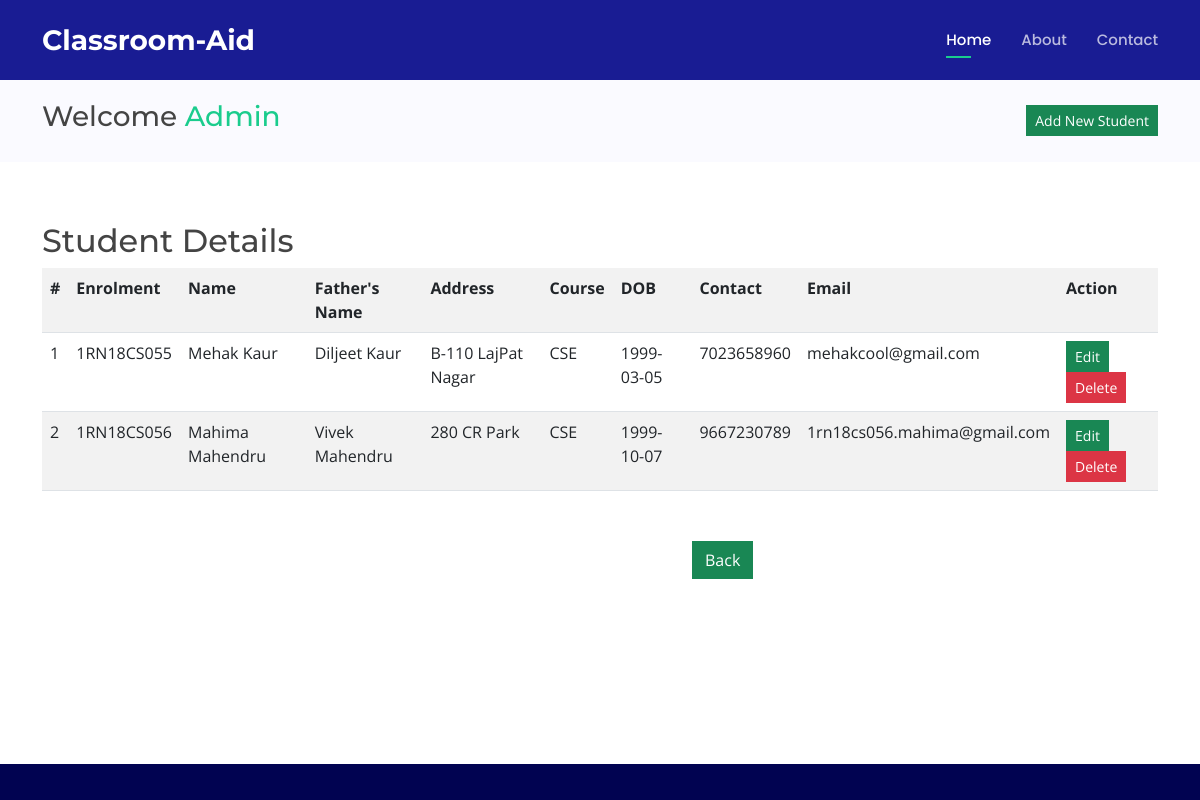
/studentdetails.php (signed in), run on an earlier commit of the app's database.
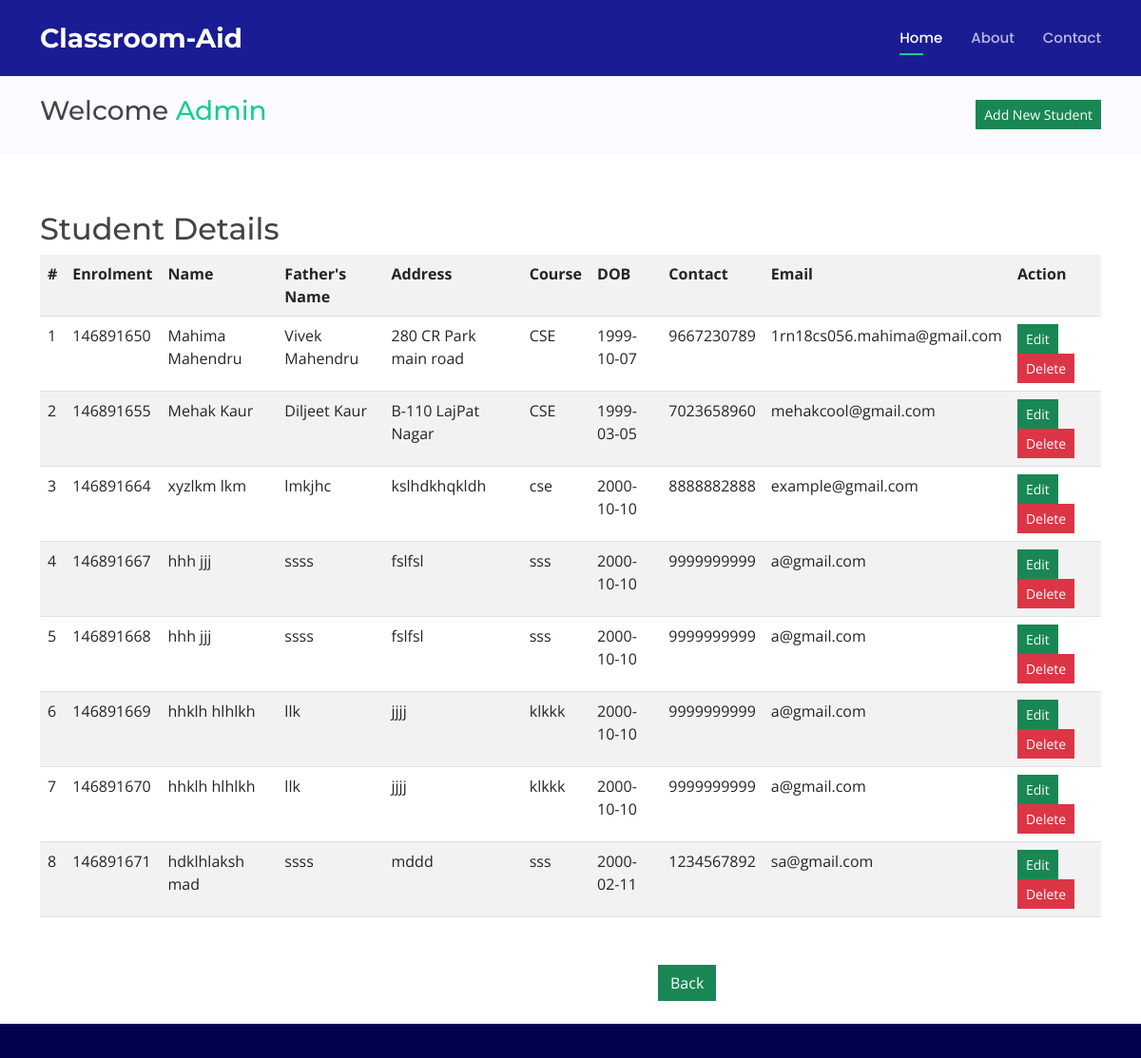
And on a later commit of the database.
### tables this page shows
CREATE TABLE `studenttable` (
  `Eno` bigint(20) NOT NULL,
  `FName` varchar(30) NOT NULL,
  `LName` varchar(30) NOT NULL,
  `FaName` varchar(30) NOT NULL,
  `Addrs` text NOT NULL,
  `Gender` varchar(6) NOT NULL,
  `Course` varchar(20) NOT NULL,
  `DOB` date NOT NULL,
  `PhNo` bigint(10) NOT NULL,
  `Pass` varchar(20) NOT NULL,
  `Eid` varchar(50) NOT NULL
);

### studentdetails.php (the view, shortened to what this page needs)
<?php include('after-login.php'); ?>
<!DOCTYPE html>
<html lang="en">
<body>
  <main id="main">
    <section class="breadcrumbs">
      <div class="container">
        <div class="d-flex justify-content-between align-items-center">
        <h3 class="page-header">Welcome <a href="welcomeadmin">Admin</a> </h3>
			<a href="addnewstudent"><button type="button" value="AddNewStudent" class="btn btn-success btn-sm" style="border-radius:0%">Add New Student</button></a>
        </div>
      </div>
    </section>
    <section class="inner-page">
      <div class="container">
      <?php
			include( "database.php" );
			$sql = "SELECT * from  studenttable";
			$result = mysqli_query( $connect, $sql );
			echo "<h2 class='page-header'>Student Details</h2>";
			echo "<table class='table table-striped table-hover' style='width:auto;margin:0px'>
				<tr>
				<th>#</th>
				<th>Enrolment</th>
				<th>Name</th>
				<th>Father's Name</th>
				<th>Address</th>
				<th>Course</th>
				<th>DOB</th>
				<th>Contact</th>
				<th>Email</th>
				<th>Action</th>
				</tr>";
				$count=1;
			while ( $row = mysqli_fetch_array( $result ) ) {
				?>
			<tr>
				<td>
					<?php echo $count;?>
				</td>
				<td>
					<?php echo $row['Eno'];?>
				</td>
				<td>
					<?php echo $row['FName'];?> <?php echo $row['LName'];?>
				</td>
				<td>
					<?php echo $row['FaName'];?>
				</td>
				<td>
					<?php echo $row['Addrs'];?>
				</td>
				<td>
					<?php echo $row['Course'];?>
				</td>
				<td>
					<?php echo $row['DOB'];?>
				</td>
				<td>
					<?php echo $row['PhNo'];?>
				</td>
				<td>
					<?php echo $row['Eid'];?>
				</td>
				<td><a href="updatestudent.php?eno=<?php echo $row['Eno']; ?>"><input type="button" Value="Edit" class="btn btn-success btn-sm" style="border-radius:0%"></a>
				<a href="studentdetails.php?deleteid=<?php echo $row['Eno']; ?>"><input type="button" Value="Delete" name="delete" class="btn btn-danger btn-sm" style="border-radius:0%"></a>
				</td>
			</tr>
			<?php $count++; } ?>
			</table>
			<a href="welcomeadmin.php"> <input type="button" Value="Back"  class="btn btn-success" style="border-radius:0%;margin-left:650px;margin-top:50px"></a>
      </div>
    </section>
  </main>
 <footer id="footer">
</footer>
</body>
</html>

### after-login.php (shortened to what this page needs)
<!DOCTYPE html>
<html lang="en">
<head>
  <link href="assets/vendor/aos/aos.css" rel="stylesheet">
  <link href="assets/vendor/bootstrap/css/bootstrap.min.css" rel="stylesheet">
  <link href="assets/vendor/bootstrap-icons/bootstrap-icons.css" rel="stylesheet">
  <link href="assets/vendor/boxicons/css/boxicons.min.css" rel="stylesheet">
  <link href="assets/vendor/glightbox/css/glightbox.min.css" rel="stylesheet">
  <link href="assets/vendor/remixicon/remixicon.css" rel="stylesheet">
  <link href="assets/vendor/swiper/swiper-bundle.min.css" rel="stylesheet">
  <link href="assets/css/style.css" rel="stylesheet">
</head>
<body>
  <header id="header" class="fixed-top d-flex align-items-center ">
    <div class="container d-flex align-items-center justify-content-between">
      <div class="logo">
        <h1><a href="index.php"><span>Classroom-Aid</span></a></h1>
          </div>
      <nav id="navbar" class="navbar">
        <ul>
          <li><a class="nav-link scrollto active" href="index.php#hero">Home</a></li>
          <li><a class="nav-link scrollto" href="index.php#details">About</a></li>
           <li><a class="nav-link scrollto" href="index.php#contact">Contact</a></li>
        </ul>
      </nav>
    </div>
  </header>

### assets/css/style.css (style rules this page uses)
body { font-family: "Open Sans", sans-serif; color: #444444; }
a { color: #1acc8d; text-decoration: none; }
h1, h2, h3, h4, h5, h6 { font-family: "Montserrat", sans-serif; }
#header { height: 80px; transition: all 0.5s; z-index: 997; transition: all 0.5s; background: rgba(1, 4, 136, 0.9); }
#header .logo h1 { font-size: 28px; margin: 0; padding: 0; line-height: 1; font-weight: 700; }
#header .logo h1 a, #header .logo h1 a:hover { color: #fff; text-decoration: none; }
.navbar { padding: 0; }
.navbar ul { margin: 0; padding: 0; display: flex; list-style: none; align-items: center; }
.navbar li { position: relative; }
.navbar a, .navbar a:focus { display: flex; align-items: center; justify-content: space-between; padding: 10px 0 10px 30px; font-size: 15px; font-weight: 500; font-family: "Poppins", sans-serif; color: rgba(255, 255, 255, 0.7); white-space: nowrap; transition: 0.3s; }
.navbar > ul > li > a:before { content: ""; position: absolute; width: 0; height: 2px; bottom: 3px; left: 30px; background-color: #1acc8d; visibility: hidden; width: 0px; transition: all 0.3s ease-in-out 0s; }
.navbar a:hover:before, .navbar li:hover > a:before, .navbar .active:before { visibility: visible; width: 25px; }
.navbar a:hover, .navbar .active, .navbar .active:focus, .navbar li:hover > a { color: #fff; }
section { padding: 60px 0; overflow: hidden; }
.breadcrumbs { padding: 20px 0; background-color: #fafaff; min-height: 40px; margin-top: 80px; }
#footer { background: #010351; padding: 10px 10px 0px 0px; color: #fff; font-size: 14px; position:fixed; bottom:0; height:36px; width:100%; }

What changed in the data, as far as the page shows it:
removed studenttable: Eno "1RN18CS055", FName "Mehak", LName "Kaur", FaName "Diljeet Kaur", Addrs "B-110 LajPat Nagar", Course "CSE", DOB "1999-03-05", PhNo "7023658960", Eid "mehakcool@gmail.com"
removed studenttable: Eno "1RN18CS056", FName "Mahima", LName "Mahendru", FaName "Vivek Mahendru", Addrs "280 CR Park", Course "CSE", DOB "1999-10-07", PhNo "9667230789", Eid "1rn18cs056.mahima@gmail.com"
added studenttable: Eno "146891650", FName "Mahima", LName "Mahendru", FaName "Vivek Mahendru", Addrs "280 CR Park main road", Course "CSE", DOB "1999-10-07", PhNo "9667230789", Eid "1rn18cs056.mahima@gmail.com"
added studenttable: Eno "146891655", FName "Mehak", LName "Kaur", FaName "Diljeet Kaur", Addrs "B-110 LajPat Nagar", Course "CSE", DOB "1999-03-05", PhNo "7023658960", Eid "mehakcool@gmail.com"
added studenttable: Eno "146891664", FName "xyzlkm", LName "lkm", FaName "lmkjhc", Addrs "kslhdkhqkldh", Course "cse", DOB "2000-10-10", PhNo "8888882888", Eid "example@gmail.com"
added studenttable: Eno "146891667", FName "hhh", LName "jjj", FaName "ssss", Addrs "fslfsl", Course "sss", DOB "2000-10-10", PhNo "9999999999", Eid "a@gmail.com"
added studenttable: Eno "146891668", FName "hhh", LName "jjj", FaName "ssss", Addrs "fslfsl", Course "sss", DOB "2000-10-10", PhNo "9999999999", Eid "a@gmail.com"
added studenttable: Eno "146891669", FName "hhklh", LName "hlhlkh", FaName "llk", Addrs "jjjj", Course "klkkk", DOB "2000-10-10", PhNo "9999999999", Eid "a@gmail.com"
added studenttable: Eno "146891670", FName "hhklh", LName "hlhlkh", FaName "llk", Addrs "jjjj", Course "klkkk", DOB "2000-10-10", PhNo "9999999999", Eid "a@gmail.com"
added studenttable: Eno "146891671", FName "hdklhlaksh", LName "mad", FaName "ssss", Addrs "mddd", Course "sss", DOB "2000-02-11", PhNo "1234567892", Eid "sa@gmail.com"
